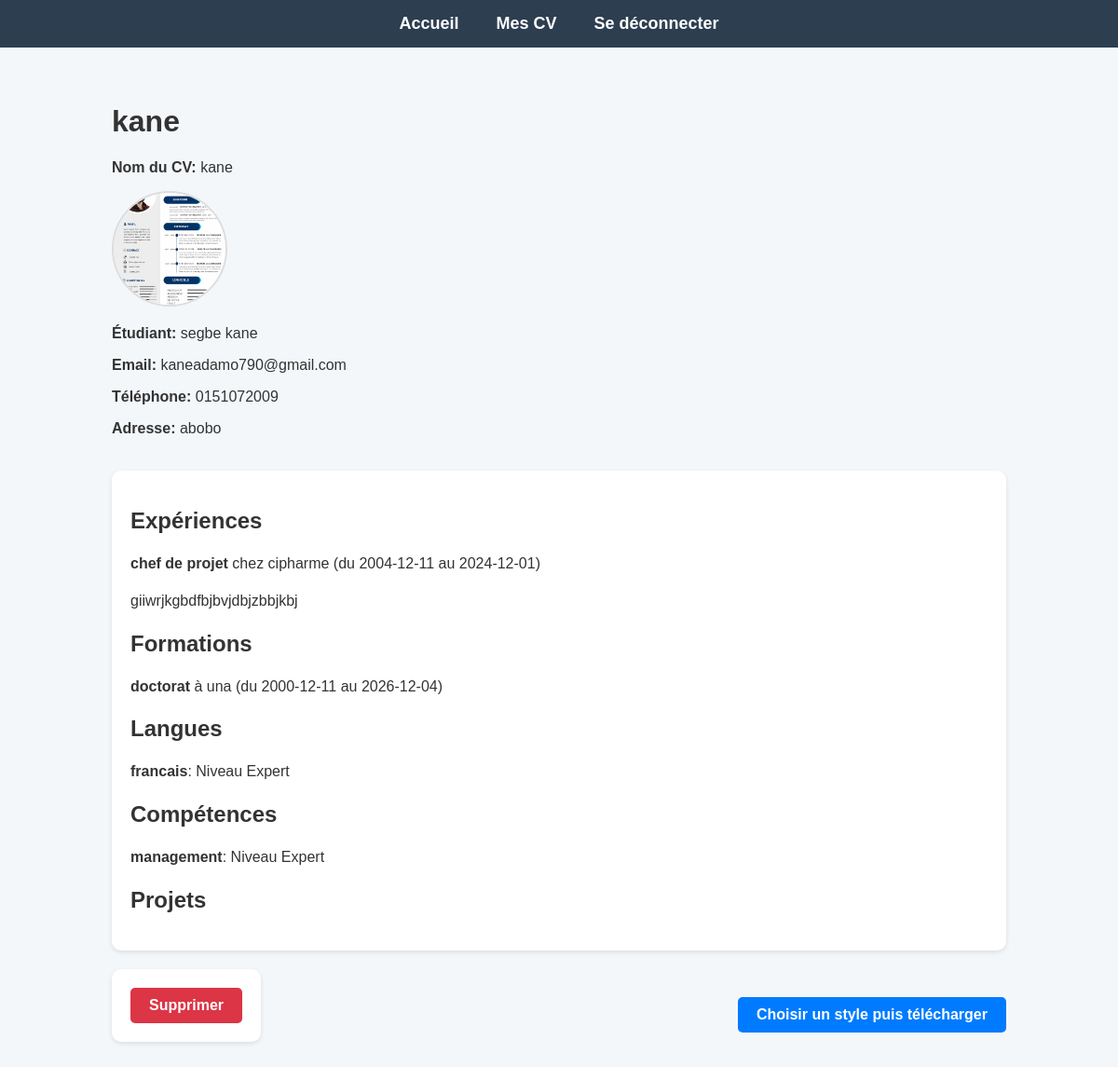
Page /voir_cv/15/ (signed in) on the committed database.
### MON_CV/models.py (models this page shows, shortened)
class CV(models.Model):
    nom = models.CharField(max_length=255)  # Nom du CV
    etudiant = models.ForeignKey('Etudiant', on_delete=models.CASCADE)  # Lien avec l'étudiant
    date_creation = models.DateTimeField(auto_now_add=True)  # Date d'enregistrement
    contenu = models.JSONField()  # Contenu du CV (expériences, formations, etc.)

class Etudiant(models.Model):
    user = models.OneToOneField(User, on_delete=models.CASCADE)  # Relation avec l'utilisateur Django
    nom = models.CharField(max_length=100)
    prenom = models.CharField(max_length=100)
    email = models.EmailField(unique=True)  # Unicité pour éviter les doublons
    tel = models.CharField(max_length=15)
    adresse = models.TextField()
    photo = models.ImageField(upload_to='photos/', default='photos/default.jpg')

### MON_CV/views.py (the view)
# urls.py: path('voir_cv/<int:cv_id>/', views.voir_cv, name='voir_cv'),
@login_required
def voir_cv(request, cv_id):
    cv = get_object_or_404(CV, id=cv_id, etudiant__user=request.user)
    return render(request, 'voir_cv.html', {'cv': cv})

### templates/voir_cv.html (shortened to what this page needs)
<!DOCTYPE html>
<html lang="fr">
<head>
</head>
<body>
    <header>
        <nav>
            <ul>
                <li><a href="{% url 'home' %}">Accueil</a></li>
                {% if user.is_authenticated %}
                    <li><a href="{% url 'mes_cvs' %}">Mes CV</a></li>
                {% else %}
                    <li><a href="{% url 'login' %}">Se connecter</a></li>
                {% endif %}
                <li><a href="{% url 'logout' %}">Se déconnecter</a></li>
            </ul>
        </nav>
    </header>
    <main>
        <div class="container">
            <h1>{{ cv.nom }}</h1>
            <p><strong>Nom du CV:</strong> {{ cv.nom }}</p>
            <div class="cv-container">
                <div class="photo-etudiant">
                    <img src="{{ cv.etudiant.photo.url }}" alt="{{ cv.etudiant.nom }} {{ cv.etudiant.prenom }}" class="photo">
                    <p><strong>Étudiant:</strong> {{ cv.etudiant.prenom }} {{ cv.etudiant.nom }}</p>
                    <p><strong>Email:</strong> {{ cv.etudiant.email }}</p>
                    <p><strong>Téléphone:</strong> {{ cv.etudiant.tel }}</p>
                    <p><strong>Adresse:</strong> {{ cv.etudiant.adresse }}</p>
                </div>
                <div class="cv-details">
                    <h2>Expériences</h2>
                    {% for experience in cv.contenu.experiences %}
                        <p><strong>{{ experience.poste }}</strong> chez {{ experience.entreprise }} (du {{ experience.date_debut }} au {% if experience.date_fin %}{{ experience.date_fin }}{% else %}en cours{% endif %})</p>
                        <p>{{ experience.description }}</p>
                    {% endfor %}
                    <h2>Formations</h2>
                    {% for formation in cv.contenu.formations %}
                        <p><strong>{{ formation.diplome }}</strong> à {{ formation.etablissement }} (du {{ formation.date_debut }} au {% if formation.date_fin %}{{ formation.date_fin }}{% else %}en cours{% endif %})</p>
                    {% endfor %}
                    <h2>Langues</h2>
                    {% for langue in cv.contenu.langues %}
                        <p><strong>{{ langue.libelle }}</strong>: Niveau {{ langue.niveau }}</p>
                    {% endfor %}
                    <h2>Compétences</h2>
                    {% for competence in cv.contenu.competences %}
                        <p><strong>{{ competence.libelle }}</strong>: Niveau {{ competence.niveau }}</p>
                    {% endfor %}
                    <h2>Projets</h2>
                </div>
            </div>
            <div class="but">
                <form method="POST" action="{% url 'supprimer_cv' cv.id %}">
                    <button type="submit" class="btn btn-danger">Supprimer</button>
                </form>
                <a href="{% url 'choisir_style_cv' cv.id %}" class="btn btn-primary">Choisir un style puis télécharger</a>
            </div>
        </div>
    </main>
</body>
</html>

### templates/voir_cv.html (style rules this page uses)
body { font-family: 'Arial', sans-serif; margin: 0; padding: 0; background-color: #f4f7fa; color: #333; }
.container { width: 80%; margin: 0 auto; padding: 20px; }
header { background-color: #2c3e50; color: #fff; padding: 15px 0; }
header nav ul { display: flex; justify-content: center; list-style: none; margin: 0; padding: 0; }
header nav ul li { margin: 0 20px; }
header nav ul li a { text-decoration: none; color: #fff; font-weight: bold; font-size: 18px; }
main { margin-top: 20px; }
button, a.btn { background-color: #2980b9; color: #fff; padding: 10px 20px; border: none; border-radius: 5px; text-decoration: none; display: inline-block; cursor: pointer; font-size: 16px; }
form { background-color: #fff; padding: 20px; border-radius: 10px; box-shadow: 0 2px 5px rgba(0, 0, 0, 0.1); margin-bottom: 20px; }
.cv-details { background-color: #fff; padding: 20px; border-radius: 10px; box-shadow: 0 2px 5px rgba(0, 0, 0, 0.1); }
.cv-details p { font-size: 16px; line-height: 1.5; margin-bottom: 15px; }
.cv-container { display: flex; flex-direction: column; gap: 20px; }
.cv-container .photo { width: 120px; height: 120px; border-radius: 50%; object-fit: cover; border: 2px solid #ddd; }
.but { display: flex; justify-content: space-between; align-items: center; gap: 10px; margin-top: 20px; }
.but a, .but button { display: inline-block; padding: 10px 20px; font-size: 16px; font-weight: bold; text-align: center; text-decoration: none; border-radius: 5px; border: none; cursor: pointer; transition: background-color 0.3s, transform 0.2s; }
.but .btn-danger { background-color: #dc3545; color: #fff; }
.but .btn-primary { background-color: #007bff; color: #fff; }

### rows in the picture
CV: nom "kane", etudiant.photo (picture), etudiant.prenom "segbe", etudiant.nom "kane", etudiant.email "kaneadamo790@gmail.com", etudiant.tel "0151072009", etudiant.adresse "abobo"

### other values in the picture
{{ experience.poste }} "chef de projet"
{{ experience.entreprise }} "cipharme"
{{ experience.date_debut }} "2004-12-11"
{{ experience.date_fin }} "2024-12-01"
{{ experience.description }} "giiwrjkgbdfbjbvjdbjzbbjkbj"
{{ langue.libelle }} "francais"
{{ langue.niveau }} "Expert"
{{ competence.libelle }} "management"
{{ competence.niveau }} "Expert"
